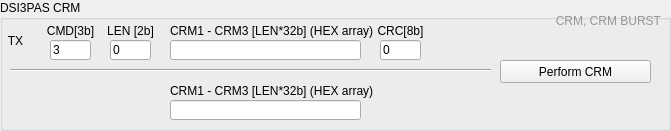
    <widget class="QGroupBox" name="groupBox_6">
     <property name="enabled">
      <bool>true</bool>
     </property>
     <property name="geometry">
      <rect>
       <x>20</x>
       <y>470</y>
       <width>671</width>
       <height>131</height>
      </rect>
     </property>
     <property name="styleSheet">
      <string notr="true"/>
     </property>
     <property name="title">
      <string>DSI3PAS CRM</string>
     </property>
     <widget class="QLabel" name="label_65">
      <property name="geometry">
       <rect>
        <x>40</x>
        <y>20</y>
        <width>61</width>
        <height>21</height>
       </rect>
      </property>
      <property name="text">
       <string>CMD[3b]</string>
      </property>
      <property name="alignment">
       <set>Qt::AlignCenter</set>
      </property>
     </widget>
     <widget class="CustomControls::LineEdit" name="lineEdit_18">
      <property name="geometry">
       <rect>
        <x>50</x>
        <y>40</y>
        <width>41</width>
        <height>20</height>
       </rect>
      </property>
      <property name="accessibleName">
       <string>MWriteCRM[CMD]</string>
      </property>
      <property name="inputMask">
       <string/>
      </property>
      <property name="text">
       <string>3</string>
      </property>
      <property name="readOnly">
       <bool>true</bool>
      </property>
     </widget>
     <widget class="QLabel" name="label_67">
      <property name="geometry">
       <rect>
        <x>100</x>
        <y>20</y>
        <width>61</width>
        <height>21</height>
       </rect>
      </property>
      <property name="text">
       <string>LEN [2b]</string>
      </property>
      <property name="alignment">
       <set>Qt::AlignCenter</set>
      </property>
     </widget>
     <widget class="CustomControls::LineEdit" name="lineEdit_20">
      <property name="geometry">
       <rect>
        <x>110</x>
        <y>40</y>
        <width>41</width>
        <height>20</height>
       </rect>
      </property>
      <property name="accessibleName">
       <string>MWriteCRM[LEN]</string>
      </property>
      <property name="inputMask">
       <string/>
      </property>
      <property name="text">
       <string>0</string>
      </property>
      <property name="readOnly">
       <bool>false</bool>
      </property>
     </widget>
     <widget class="QLineEdit" name="lineEditMWriteCRMDATA">
      <property name="geometry">
       <rect>
        <x>170</x>
        <y>40</y>
        <width>191</width>
        <height>20</height>
       </rect>
      </property>
      <property name="accessibleName">
       <string/>
      </property>
      <property name="inputMask">
       <string/>
      </property>
      <property name="text">
       <string/>
      </property>
      <property name="readOnly">
       <bool>false</bool>
      </property>
     </widget>
     <widget class="QLabel" name="label_72">
      <property name="geometry">
       <rect>
        <x>170</x>
        <y>20</y>
        <width>241</width>
        <height>21</height>
       </rect>
      </property>
      <property name="text">
       <string>CRM1 - CRM3 [LEN*32b] (HEX array)</string>
      </property>
      <property name="alignment">
       <set>Qt::AlignLeading|Qt::AlignLeft|Qt::AlignVCenter</set>
      </property>
     </widget>
     <widget class="CustomControls::LineEdit" name="lineEdit_28">
      <property name="geometry">
       <rect>
        <x>380</x>
        <y>40</y>
        <width>41</width>
        <height>20</height>
       </rect>
      </property>
      <property name="accessibleName">
       <string>MWriteCRM[CRC]</string>
      </property>
      <property name="inputMask">
       <string/>
      </property>
      <property name="text">
       <string>0</string>
      </property>
      <property name="readOnly">
       <bool>true</bool>
      </property>
     </widget>
     <widget class="QLabel" name="label_75">
      <property name="geometry">
       <rect>
        <x>370</x>
        <y>20</y>
        <width>61</width>
        <height>21</height>
       </rect>
      </property>
      <property name="text">
       <string>CRC[8b]</string>
      </property>
      <property name="alignment">
       <set>Qt::AlignCenter</set>
      </property>
     </widget>
     <widget class="CustomControls::PushButton" name="pushButton_18">
      <property name="geometry">
       <rect>
        <x>500</x>
        <y>60</y>
        <width>151</width>
        <height>23</height>
       </rect>
      </property>
      <property name="accessibleName">
       <string>PerformCRM()</string>
      </property>
      <property name="text">
       <string>Perform CRM</string>
      </property>
     </widget>
     <widget class="QLabel" name="label_87">
      <property name="geometry">
       <rect>
        <x>0</x>
        <y>30</y>
        <width>31</width>
        <height>21</height>
       </rect>
      </property>
      <property name="text">
       <string>TX</string>
      </property>
      <property name="alignment">
       <set>Qt::AlignCenter</set>
      </property>
     </widget>
     <widget class="QLabel" name="labelCRM_RESP_FRAME_LEN_14">
      <property name="geometry">
       <rect>
        <x>530</x>
        <y>10</y>
        <width>131</width>
        <height>21</height>
       </rect>
      </property>
      <property name="palette">
       <palette>
        <active>
         <colorrole role="WindowText">
          <brush brushstyle="SolidPattern">
           <color alpha="255">
            <red>150</red>
            <green>150</green>
            <blue>150</blue>
           </color>
          </brush>
         </colorrole>
         <colorrole role="Text">
          <brush brushstyle="SolidPattern">
           <color alpha="255">
            <red>0</red>
            <green>0</green>
            <blue>0</blue>
           </color>
          </brush>
         </colorrole>
        </active>
        <inactive>
         <colorrole role="WindowText">
          <brush brushstyle="SolidPattern">
           <color alpha="255">
            <red>150</red>
            <green>150</green>
            <blue>150</blue>
           </color>
          </brush>
         </colorrole>
         <colorrole role="Text">
          <brush brushstyle="SolidPattern">
           <color alpha="255">
            <red>0</red>
            <green>0</green>
            <blue>0</blue>
           </color>
          </brush>
         </colorrole>
        </inactive>
        <disabled>
         <colorrole role="WindowText">
          <brush brushstyle="SolidPattern">
           <color alpha="255">
            <red>120</red>
            <green>120</green>
            <blue>120</blue>
           </color>
          </brush>
         </colorrole>
         <colorrole role="Text">
          <brush brushstyle="SolidPattern">
           <color alpha="255">
            <red>120</red>
            <green>120</green>
            <blue>120</blue>
           </color>
          </brush>
         </colorrole>
        </disabled>
       </palette>
      </property>
      <property name="text">
       <string>CRM, CRM BURST</string>
      </property>
      <property name="alignment">
       <set>Qt::AlignRight|Qt::AlignTrailing|Qt::AlignVCenter</set>
      </property>
     </widget>
     <widget class="Line" name="line_19">
      <property name="geometry">
       <rect>
        <x>10</x>
        <y>60</y>
        <width>481</width>
        <height>21</height>
       </rect>
      </property>
      <property name="orientation">
       <enum>Qt::Horizontal</enum>
      </property>
     </widget>
     <widget class="QLineEdit" name="lineEditMReadCRMDATA">
      <property name="geometry">
       <rect>
        <x>170</x>
        <y>100</y>
        <width>191</width>
        <height>20</height>
       </rect>
      </property>
      <property name="accessibleName">
       <string/>
      </property>
      <property name="inputMask">
       <string/>
      </property>
      <property name="text">
       <string/>
      </property>
      <property name="readOnly">
       <bool>false</bool>
      </property>
     </widget>
     <widget class="QLabel" name="label_91">
      <property name="geometry">
       <rect>
        <x>170</x>
        <y>80</y>
        <width>241</width>
        <height>21</height>
       </rect>
      </property>
      <property name="text">
       <string>CRM1 - CRM3 [LEN*32b] (HEX array)</string>
      </property>
      <property name="alignment">
       <set>Qt::AlignLeading|Qt::AlignLeft|Qt::AlignVCenter</set>
      </property>
     </widget>
    </widget>
